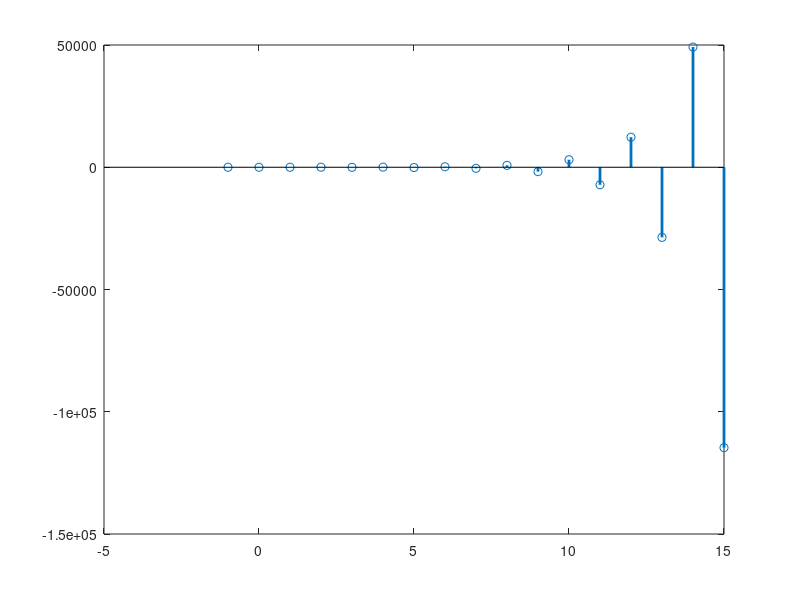

Write MATLAB code to recreate this figure.
n = -1:15;
x = 2.^n;
x(1) = 0;
y = [-1];
for i = 2:length(n)
    y(i) = x(i) - 3*x(i - 1) - 2*y(i - 1);
end
stem(n,y,'LineWidth',2);